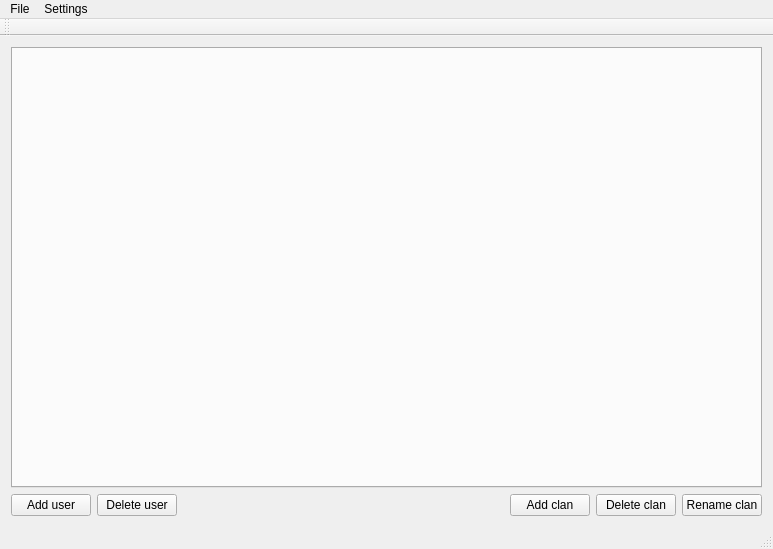
<?xml version="1.0" encoding="UTF-8"?>
<ui version="4.0">
 <class>FOE_Main</class>
 <widget class="QMainWindow" name="FOE_Main">
  <property name="geometry">
   <rect>
    <x>0</x>
    <y>0</y>
    <width>773</width>
    <height>549</height>
   </rect>
  </property>
  <widget class="QWidget" name="centralWidget">
   <layout class="QVBoxLayout" name="verticalLayout_4">
    <item>
     <widget class="QTabWidget" name="tabWidget">
      <property name="accessibleDescription">
       <string notr="true"/>
      </property>
      <property name="currentIndex">
       <number>-1</number>
      </property>
     </widget>
    </item>
    <item>
     <layout class="QHBoxLayout" name="horizontalLayout">
      <item>
       <widget class="QPushButton" name="addUserButton">
        <property name="text">
         <string>Add user</string>
        </property>
       </widget>
      </item>
      <item>
       <widget class="QPushButton" name="deleteUserButton">
        <property name="text">
         <string>Delete user</string>
        </property>
       </widget>
      </item>
      <item>
       <spacer name="horizontalSpacer">
        <property name="orientation">
         <enum>Qt::Horizontal</enum>
        </property>
        <property name="sizeHint" stdset="0">
         <size>
          <width>40</width>
          <height>20</height>
         </size>
        </property>
       </spacer>
      </item>
      <item>
       <widget class="QPushButton" name="addClanButton">
        <property name="text">
         <string>Add clan</string>
        </property>
       </widget>
      </item>
      <item>
       <widget class="QPushButton" name="removeClanButton">
        <property name="text">
         <string>Delete clan</string>
        </property>
       </widget>
      </item>
      <item>
       <widget class="QPushButton" name="renameClanButton">
        <property name="text">
         <string>Rename clan</string>
        </property>
       </widget>
      </item>
     </layout>
    </item>
   </layout>
  </widget>
  <widget class="QToolBar" name="mainToolBar">
   <attribute name="toolBarArea">
    <enum>TopToolBarArea</enum>
   </attribute>
   <attribute name="toolBarBreak">
    <bool>false</bool>
   </attribute>
  </widget>
  <widget class="QMenuBar" name="menuBar">
   <property name="geometry">
    <rect>
     <x>0</x>
     <y>0</y>
     <width>773</width>
     <height>18</height>
    </rect>
   </property>
   <widget class="QMenu" name="menuIndstillinger">
    <property name="title">
     <string>File</string>
    </property>
    <addaction name="actionNew"/>
    <addaction name="actionOpen"/>
   </widget>
   <widget class="QMenu" name="menuSettings">
    <property name="title">
     <string>Settings</string>
    </property>
    <addaction name="actionData_sharing"/>
   </widget>
   <addaction name="menuIndstillinger"/>
   <addaction name="menuSettings"/>
  </widget>
  <widget class="QStatusBar" name="statusBar"/>
  <action name="actionOpen">
   <property name="text">
    <string>Open</string>
   </property>
  </action>
  <action name="actionNew">
   <property name="text">
    <string>New</string>
   </property>
  </action>
  <action name="actionData_sharing">
   <property name="text">
    <string>Data sharing</string>
   </property>
  </action>
 </widget>
 <layoutdefault spacing="6" margin="11"/>
 <resources/>
 <connections/>
</ui>
